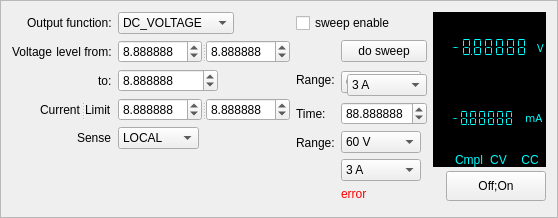
<?xml version="1.0" encoding="UTF-8"?>
<ui version="4.0">
 <class>Frame</class>
 <widget class="QFrame" name="Frame">
  <property name="geometry">
   <rect>
    <x>0</x>
    <y>0</y>
    <width>558</width>
    <height>218</height>
   </rect>
  </property>
  <property name="windowTitle">
   <string>Frame</string>
  </property>
  <property name="toolTip">
   <string>click for measure voltage/current</string>
  </property>
  <property name="frameShape">
   <enum>QFrame::StyledPanel</enum>
  </property>
  <property name="frameShadow">
   <enum>QFrame::Raised</enum>
  </property>
  <layout class="QHBoxLayout" name="horizontalLayout_2">
   <item>
    <layout class="QFormLayout" name="formLayout_2">
     <property name="labelAlignment">
      <set>Qt::AlignRight|Qt::AlignTrailing|Qt::AlignVCenter</set>
     </property>
     <item row="0" column="0">
      <widget class="QLabel" name="CLfunction">
       <property name="text">
        <string>Output function:</string>
       </property>
      </widget>
     </item>
     <item row="0" column="1">
      <widget class="QComboBox" name="output_function">
       <property name="sizePolicy">
        <sizepolicy hsizetype="Maximum" vsizetype="Fixed">
         <horstretch>0</horstretch>
         <verstretch>0</verstretch>
        </sizepolicy>
       </property>
       <item>
        <property name="text">
         <string>DC_VOLTAGE</string>
        </property>
       </item>
       <item>
        <property name="text">
         <string>DC_CURRENT</string>
        </property>
       </item>
      </widget>
     </item>
     <item row="1" column="0">
      <widget class="QSplitter" name="splitter">
       <property name="enabled">
        <bool>true</bool>
       </property>
       <property name="autoFillBackground">
        <bool>true</bool>
       </property>
       <property name="lineWidth">
        <number>0</number>
       </property>
       <property name="orientation">
        <enum>Qt::Horizontal</enum>
       </property>
       <property name="handleWidth">
        <number>0</number>
       </property>
       <widget class="QLabel" name="Lfunction">
        <property name="lineWidth">
         <number>0</number>
        </property>
        <property name="text">
         <string>Voltage</string>
        </property>
       </widget>
       <widget class="QLabel" name="CLevel">
        <property name="lineWidth">
         <number>0</number>
        </property>
        <property name="text">
         <string> level</string>
        </property>
        <property name="indent">
         <number>0</number>
        </property>
       </widget>
       <widget class="QLabel" name="Lfrom">
        <property name="lineWidth">
         <number>0</number>
        </property>
        <property name="text">
         <string> from:</string>
        </property>
        <property name="indent">
         <number>0</number>
        </property>
       </widget>
      </widget>
     </item>
     <item row="1" column="1">
      <widget class="QSplitter" name="splitter_6">
       <property name="lineWidth">
        <number>1</number>
       </property>
       <property name="orientation">
        <enum>Qt::Horizontal</enum>
       </property>
       <widget class="QDoubleSpinBox" name="MQTT_SET_voltage">
        <property name="enabled">
         <bool>true</bool>
        </property>
        <property name="sizePolicy">
         <sizepolicy hsizetype="Maximum" vsizetype="Fixed">
          <horstretch>0</horstretch>
          <verstretch>0</verstretch>
         </sizepolicy>
        </property>
        <property name="maximumSize">
         <size>
          <width>100</width>
          <height>16777215</height>
         </size>
        </property>
        <property name="decimals">
         <number>6</number>
        </property>
        <property name="singleStep">
         <double>0.100000000000000</double>
        </property>
        <property name="value">
         <double>8.888888000000000</double>
        </property>
       </widget>
       <widget class="QDoubleSpinBox" name="MQTT_SET_current">
        <property name="enabled">
         <bool>true</bool>
        </property>
        <property name="sizePolicy">
         <sizepolicy hsizetype="Maximum" vsizetype="Fixed">
          <horstretch>0</horstretch>
          <verstretch>0</verstretch>
         </sizepolicy>
        </property>
        <property name="maximumSize">
         <size>
          <width>100</width>
          <height>16777215</height>
         </size>
        </property>
        <property name="decimals">
         <number>6</number>
        </property>
        <property name="singleStep">
         <double>0.100000000000000</double>
        </property>
        <property name="value">
         <double>8.888888000000000</double>
        </property>
       </widget>
      </widget>
     </item>
     <item row="2" column="0">
      <widget class="QLabel" name="Lto">
       <property name="text">
        <string>to:</string>
       </property>
      </widget>
     </item>
     <item row="2" column="1">
      <widget class="QSplitter" name="splitter_7">
       <property name="orientation">
        <enum>Qt::Horizontal</enum>
       </property>
       <widget class="QDoubleSpinBox" name="MQTT_sweepto">
        <property name="enabled">
         <bool>true</bool>
        </property>
        <property name="sizePolicy">
         <sizepolicy hsizetype="Maximum" vsizetype="Fixed">
          <horstretch>0</horstretch>
          <verstretch>0</verstretch>
         </sizepolicy>
        </property>
        <property name="maximumSize">
         <size>
          <width>100</width>
          <height>16777215</height>
         </size>
        </property>
        <property name="decimals">
         <number>6</number>
        </property>
        <property name="singleStep">
         <double>0.100000000000000</double>
        </property>
        <property name="value">
         <double>8.888888000000000</double>
        </property>
       </widget>
      </widget>
     </item>
     <item row="3" column="0">
      <widget class="QSplitter" name="splitter_8">
       <property name="orientation">
        <enum>Qt::Horizontal</enum>
       </property>
       <widget class="QLabel" name="Llimit">
        <property name="lineWidth">
         <number>0</number>
        </property>
        <property name="text">
         <string>Current</string>
        </property>
        <property name="scaledContents">
         <bool>true</bool>
        </property>
       </widget>
       <widget class="QLabel" name="LLimit2">
        <property name="lineWidth">
         <number>0</number>
        </property>
        <property name="text">
         <string>Limit</string>
        </property>
       </widget>
      </widget>
     </item>
     <item row="3" column="1">
      <widget class="QSplitter" name="splitter_9">
       <property name="orientation">
        <enum>Qt::Horizontal</enum>
       </property>
       <widget class="QDoubleSpinBox" name="MQTT_i_clamp">
        <property name="enabled">
         <bool>true</bool>
        </property>
        <property name="sizePolicy">
         <sizepolicy hsizetype="Maximum" vsizetype="Fixed">
          <horstretch>0</horstretch>
          <verstretch>0</verstretch>
         </sizepolicy>
        </property>
        <property name="maximumSize">
         <size>
          <width>100</width>
          <height>16777215</height>
         </size>
        </property>
        <property name="decimals">
         <number>6</number>
        </property>
        <property name="singleStep">
         <double>0.100000000000000</double>
        </property>
        <property name="value">
         <double>8.888888000000000</double>
        </property>
       </widget>
       <widget class="QDoubleSpinBox" name="MQTT_v_clamp">
        <property name="enabled">
         <bool>true</bool>
        </property>
        <property name="sizePolicy">
         <sizepolicy hsizetype="Maximum" vsizetype="Fixed">
          <horstretch>0</horstretch>
          <verstretch>0</verstretch>
         </sizepolicy>
        </property>
        <property name="maximumSize">
         <size>
          <width>100</width>
          <height>16777215</height>
         </size>
        </property>
        <property name="decimals">
         <number>6</number>
        </property>
        <property name="singleStep">
         <double>0.100000000000000</double>
        </property>
        <property name="value">
         <double>8.888888000000000</double>
        </property>
       </widget>
      </widget>
     </item>
     <item row="4" column="0">
      <widget class="QLabel" name="Lsense">
       <property name="text">
        <string>Sense</string>
       </property>
      </widget>
     </item>
     <item row="4" column="1">
      <widget class="QComboBox" name="MQTT_sense">
       <property name="sizePolicy">
        <sizepolicy hsizetype="Maximum" vsizetype="Fixed">
         <horstretch>0</horstretch>
         <verstretch>0</verstretch>
        </sizepolicy>
       </property>
       <item>
        <property name="text">
         <string>LOCAL</string>
        </property>
       </item>
       <item>
        <property name="text">
         <string>REMOTE</string>
        </property>
       </item>
      </widget>
     </item>
    </layout>
   </item>
   <item>
    <layout class="QFormLayout" name="formLayout">
     <item row="1" column="0" colspan="2">
      <widget class="QCheckBox" name="sweep">
       <property name="enabled">
        <bool>true</bool>
       </property>
       <property name="minimumSize">
        <size>
         <width>0</width>
         <height>22</height>
        </size>
       </property>
       <property name="text">
        <string>sweep enable</string>
       </property>
      </widget>
     </item>
     <item row="3" column="0">
      <widget class="QLabel" name="Lrange">
       <property name="sizePolicy">
        <sizepolicy hsizetype="Minimum" vsizetype="Preferred">
         <horstretch>0</horstretch>
         <verstretch>0</verstretch>
        </sizepolicy>
       </property>
       <property name="text">
        <string>Range:</string>
       </property>
      </widget>
     </item>
     <item row="3" column="1">
      <layout class="QGridLayout" name="gridLayout">
       <item row="0" column="0" rowspan="2" colspan="2">
        <widget class="QComboBox" name="MQTT_v_range">
         <property name="enabled">
          <bool>true</bool>
         </property>
         <property name="minimumSize">
          <size>
           <width>80</width>
           <height>0</height>
          </size>
         </property>
         <property name="maximumSize">
          <size>
           <width>80</width>
           <height>16777215</height>
          </size>
         </property>
         <item>
          <property name="text">
           <string>60 V</string>
          </property>
         </item>
         <item>
          <property name="text">
           <string>6 V</string>
          </property>
         </item>
         <item>
          <property name="text">
           <string>600 mV</string>
          </property>
         </item>
        </widget>
       </item>
       <item row="1" column="1">
        <widget class="QComboBox" name="MQTT_i_range">
         <property name="enabled">
          <bool>true</bool>
         </property>
         <property name="minimumSize">
          <size>
           <width>80</width>
           <height>0</height>
          </size>
         </property>
         <property name="maximumSize">
          <size>
           <width>80</width>
           <height>16777215</height>
          </size>
         </property>
         <item>
          <property name="text">
           <string>3 A</string>
          </property>
         </item>
         <item>
          <property name="text">
           <string>1 A</string>
          </property>
         </item>
         <item>
          <property name="text">
           <string>100 mA</string>
          </property>
         </item>
         <item>
          <property name="text">
           <string>10 mA</string>
          </property>
         </item>
         <item>
          <property name="text">
           <string>1 mA</string>
          </property>
         </item>
         <item>
          <property name="text">
           <string>100 uA</string>
          </property>
         </item>
         <item>
          <property name="text">
           <string>10 uA</string>
          </property>
         </item>
         <item>
          <property name="text">
           <string>1 uA</string>
          </property>
         </item>
        </widget>
       </item>
      </layout>
     </item>
     <item row="4" column="0">
      <widget class="QLabel" name="Ltime">
       <property name="sizePolicy">
        <sizepolicy hsizetype="Minimum" vsizetype="Preferred">
         <horstretch>0</horstretch>
         <verstretch>0</verstretch>
        </sizepolicy>
       </property>
       <property name="toolTip">
        <string>Time for the whole rise/fall edge</string>
       </property>
       <property name="text">
        <string>Time:</string>
       </property>
      </widget>
     </item>
     <item row="4" column="1">
      <widget class="QDoubleSpinBox" name="MQTT_stime">
       <property name="enabled">
        <bool>true</bool>
       </property>
       <property name="sizePolicy">
        <sizepolicy hsizetype="Maximum" vsizetype="Fixed">
         <horstretch>0</horstretch>
         <verstretch>0</verstretch>
        </sizepolicy>
       </property>
       <property name="maximumSize">
        <size>
         <width>100</width>
         <height>16777215</height>
        </size>
       </property>
       <property name="toolTip">
        <string>Time for the whole rise/fall edge</string>
       </property>
       <property name="decimals">
        <number>6</number>
       </property>
       <property name="singleStep">
        <double>0.001000000000000</double>
       </property>
       <property name="value">
        <double>88.888887999999994</double>
       </property>
      </widget>
     </item>
     <item row="5" column="0">
      <widget class="QLabel" name="Llimitrange">
       <property name="sizePolicy">
        <sizepolicy hsizetype="Minimum" vsizetype="Preferred">
         <horstretch>0</horstretch>
         <verstretch>0</verstretch>
        </sizepolicy>
       </property>
       <property name="text">
        <string>Range:</string>
       </property>
      </widget>
     </item>
     <item row="5" column="1">
      <layout class="QGridLayout" name="gridLayout_2">
       <item row="1" column="0">
        <widget class="QComboBox" name="MQTT_I_range">
         <property name="enabled">
          <bool>true</bool>
         </property>
         <property name="maximumSize">
          <size>
           <width>80</width>
           <height>16777215</height>
          </size>
         </property>
         <property name="currentText">
          <string>3 A</string>
         </property>
         <property name="maxVisibleItems">
          <number>10</number>
         </property>
         <item>
          <property name="text">
           <string>3 A</string>
          </property>
         </item>
         <item>
          <property name="text">
           <string>1 A</string>
          </property>
         </item>
         <item>
          <property name="text">
           <string>100 mA</string>
          </property>
         </item>
         <item>
          <property name="text">
           <string>10 mA</string>
          </property>
         </item>
         <item>
          <property name="text">
           <string>1 mA</string>
          </property>
         </item>
         <item>
          <property name="text">
           <string>100 uA</string>
          </property>
         </item>
         <item>
          <property name="text">
           <string>10 uA</string>
          </property>
         </item>
         <item>
          <property name="text">
           <string>1 uA</string>
          </property>
         </item>
        </widget>
       </item>
       <item row="0" column="0">
        <widget class="QComboBox" name="MQTT_V_range">
         <property name="enabled">
          <bool>true</bool>
         </property>
         <property name="maximumSize">
          <size>
           <width>80</width>
           <height>16777215</height>
          </size>
         </property>
         <property name="currentText">
          <string>60 V</string>
         </property>
         <property name="maxVisibleItems">
          <number>10</number>
         </property>
         <item>
          <property name="text">
           <string>60 V</string>
          </property>
         </item>
         <item>
          <property name="text">
           <string>6 V</string>
          </property>
         </item>
         <item>
          <property name="text">
           <string>600 mV</string>
          </property>
         </item>
        </widget>
       </item>
      </layout>
     </item>
     <item row="7" column="1">
      <widget class="QLabel" name="status">
       <property name="sizePolicy">
        <sizepolicy hsizetype="Minimum" vsizetype="Preferred">
         <horstretch>0</horstretch>
         <verstretch>0</verstretch>
        </sizepolicy>
       </property>
       <property name="styleSheet">
        <string notr="true">color: rgb(255, 0, 0);</string>
       </property>
       <property name="text">
        <string>error</string>
       </property>
      </widget>
     </item>
     <item row="2" column="1">
      <widget class="QPushButton" name="PBsweep">
       <property name="toolTip">
        <string>make a sweep from to  with a rise/fall time edge</string>
       </property>
       <property name="text">
        <string>do sweep</string>
       </property>
      </widget>
     </item>
    </layout>
   </item>
   <item>
    <layout class="QVBoxLayout" name="verticalLayout_3">
     <property name="spacing">
      <number>4</number>
     </property>
     <property name="sizeConstraint">
      <enum>QLayout::SetDefaultConstraint</enum>
     </property>
     <item>
      <layout class="QVBoxLayout" name="verticalLayout">
       <property name="spacing">
        <number>0</number>
       </property>
       <property name="sizeConstraint">
        <enum>QLayout::SetMinimumSize</enum>
       </property>
       <item>
        <widget class="QSplitter" name="splitter_10">
         <property name="sizePolicy">
          <sizepolicy hsizetype="Expanding" vsizetype="Expanding">
           <horstretch>0</horstretch>
           <verstretch>0</verstretch>
          </sizepolicy>
         </property>
         <property name="lineWidth">
          <number>0</number>
         </property>
         <property name="orientation">
          <enum>Qt::Horizontal</enum>
         </property>
         <property name="handleWidth">
          <number>0</number>
         </property>
         <widget class="QLCDNumber" name="MQTT_GET_voltage">
          <property name="autoFillBackground">
           <bool>false</bool>
          </property>
          <property name="styleSheet">
           <string notr="true">color: rgb(0, 255, 255);
background-color: rgb(0, 0, 0);</string>
          </property>
          <property name="frameShape">
           <enum>QFrame::NoFrame</enum>
          </property>
          <property name="smallDecimalPoint">
           <bool>true</bool>
          </property>
          <property name="digitCount">
           <number>8</number>
          </property>
          <property name="segmentStyle">
           <enum>QLCDNumber::Flat</enum>
          </property>
          <property name="value" stdset="0">
           <double>-8.888880000000000</double>
          </property>
         </widget>
         <widget class="QLabel" name="si1">
          <property name="maximumSize">
           <size>
            <width>35</width>
            <height>16777215</height>
           </size>
          </property>
          <property name="font">
           <font>
            <family>Sans Serif</family>
            <pointsize>8</pointsize>
            <weight>50</weight>
            <italic>false</italic>
            <bold>false</bold>
           </font>
          </property>
          <property name="styleSheet">
           <string notr="true">color: rgb(0, 255, 255);
background-color: rgb(0, 0, 0);</string>
          </property>
          <property name="frameShadow">
           <enum>QFrame::Plain</enum>
          </property>
          <property name="lineWidth">
           <number>0</number>
          </property>
          <property name="text">
           <string>V</string>
          </property>
          <property name="scaledContents">
           <bool>false</bool>
          </property>
          <property name="alignment">
           <set>Qt::AlignLeading|Qt::AlignLeft|Qt::AlignVCenter</set>
          </property>
          <property name="indent">
           <number>0</number>
          </property>
         </widget>
        </widget>
       </item>
       <item>
        <widget class="QSplitter" name="splitter_11">
         <property name="sizePolicy">
          <sizepolicy hsizetype="Expanding" vsizetype="Expanding">
           <horstretch>0</horstretch>
           <verstretch>0</verstretch>
          </sizepolicy>
         </property>
         <property name="lineWidth">
          <number>0</number>
         </property>
         <property name="orientation">
          <enum>Qt::Horizontal</enum>
         </property>
         <property name="handleWidth">
          <number>0</number>
         </property>
         <widget class="QLCDNumber" name="MQTT_GET_current">
          <property name="autoFillBackground">
           <bool>false</bool>
          </property>
          <property name="styleSheet">
           <string notr="true">color: rgb(0, 255, 255);
background-color: rgb(0, 0, 0);</string>
          </property>
          <property name="frameShape">
           <enum>QFrame::NoFrame</enum>
          </property>
          <property name="lineWidth">
           <number>0</number>
          </property>
          <property name="smallDecimalPoint">
           <bool>true</bool>
          </property>
          <property name="digitCount">
           <number>8</number>
          </property>
          <property name="segmentStyle">
           <enum>QLCDNumber::Flat</enum>
          </property>
          <property name="value" stdset="0">
           <double>-8.888880000000000</double>
          </property>
         </widget>
         <widget class="QLabel" name="si2">
          <property name="maximumSize">
           <size>
            <width>35</width>
            <height>16777215</height>
           </size>
          </property>
          <property name="font">
           <font>
            <family>Sans Serif</family>
            <pointsize>8</pointsize>
            <weight>50</weight>
            <italic>false</italic>
            <bold>false</bold>
           </font>
          </property>
          <property name="styleSheet">
           <string notr="true">color: rgb(0, 255, 255);
background-color: rgb(0, 0, 0);</string>
          </property>
          <property name="frameShadow">
           <enum>QFrame::Plain</enum>
          </property>
          <property name="lineWidth">
           <number>0</number>
          </property>
          <property name="text">
           <string>mA</string>
          </property>
          <property name="scaledContents">
           <bool>false</bool>
          </property>
          <property name="alignment">
           <set>Qt::AlignLeading|Qt::AlignLeft|Qt::AlignVCenter</set>
          </property>
          <property name="indent">
           <number>0</number>
          </property>
         </widget>
        </widget>
       </item>
       <item>
        <widget class="QSplitter" name="scmpl">
         <property name="orientation">
          <enum>Qt::Horizontal</enum>
         </property>
         <property name="handleWidth">
          <number>0</number>
         </property>
         <widget class="QLabel" name="Lcmpl">
          <property name="enabled">
           <bool>true</bool>
          </property>
          <property name="sizePolicy">
           <sizepolicy hsizetype="Expanding" vsizetype="Preferred">
            <horstretch>0</horstretch>
            <verstretch>0</verstretch>
           </sizepolicy>
          </property>
          <property name="layoutDirection">
           <enum>Qt::LeftToRight</enum>
          </property>
          <property name="autoFillBackground">
           <bool>false</bool>
          </property>
          <property name="styleSheet">
           <string notr="true">color: rgb(0, 255, 255);
background-color: rgb(0, 0, 0);</string>
          </property>
          <property name="lineWidth">
           <number>0</number>
          </property>
          <property name="text">
           <string>Cmpl</string>
          </property>
          <property name="alignment">
           <set>Qt::AlignRight|Qt::AlignTrailing|Qt::AlignVCenter</set>
          </property>
          <property name="indent">
           <number>0</number>
          </property>
         </widget>
         <widget class="QLabel" name="Lcv">
          <property name="enabled">
           <bool>true</bool>
          </property>
          <property name="autoFillBackground">
           <bool>false</bool>
          </property>
          <property name="styleSheet">
           <string notr="true">color: rgb(0, 255, 255);
background-color: rgb(0, 0, 0);</string>
          </property>
          <property name="lineWidth">
           <number>0</number>
          </property>
          <property name="text">
           <string>CV</string>
          </property>
          <property name="alignment">
           <set>Qt::AlignCenter</set>
          </property>
          <property name="indent">
           <number>0</number>
          </property>
         </widget>
         <widget class="QLabel" name="Lcc">
          <property name="autoFillBackground">
           <bool>false</bool>
          </property>
          <property name="styleSheet">
           <string notr="true">color: rgb(0, 255, 255);
background-color: rgb(0, 0, 0);</string>
          </property>
          <property name="lineWidth">
           <number>0</number>
          </property>
          <property name="text">
           <string>CC</string>
          </property>
          <property name="alignment">
           <set>Qt::AlignCenter</set>
          </property>
         </widget>
        </widget>
       </item>
      </layout>
     </item>
     <item>
      <layout class="QHBoxLayout" name="horizontalLayout">
       <item>
        <spacer name="horizontalSpacer">
         <property name="orientation">
          <enum>Qt::Horizontal</enum>
         </property>
         <property name="sizeHint" stdset="0">
          <size>
           <width>60</width>
           <height>20</height>
          </size>
         </property>
        </spacer>
       </item>
       <item>
        <widget class="QPushButton" name="MQTT_onoff">
         <property name="minimumSize">
          <size>
           <width>100</width>
           <height>30</height>
          </size>
         </property>
         <property name="text">
          <string>Off;On</string>
         </property>
         <property name="checkable">
          <bool>true</bool>
         </property>
        </widget>
       </item>
      </layout>
     </item>
     <item>
      <spacer name="verticalSpacer_2">
       <property name="orientation">
        <enum>Qt::Vertical</enum>
       </property>
       <property name="sizeType">
        <enum>QSizePolicy::Minimum</enum>
       </property>
       <property name="sizeHint" stdset="0">
        <size>
         <width>17</width>
         <height>5</height>
        </size>
       </property>
      </spacer>
     </item>
    </layout>
   </item>
  </layout>
 </widget>
 <resources/>
 <connections/>
</ui>
